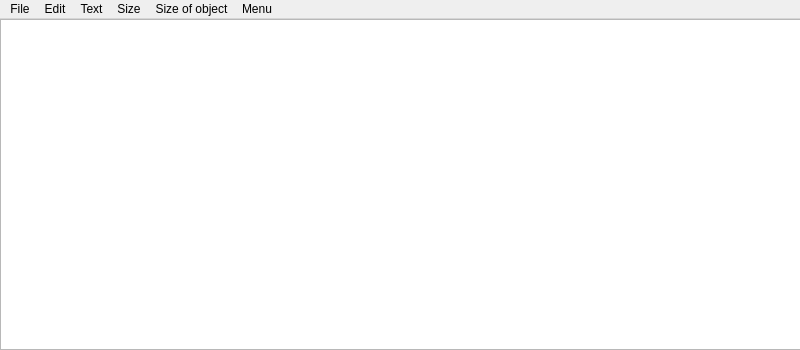
<?xml version="1.0" encoding="UTF-8"?>
<ui version="4.0">
 <class>MainWindow</class>
 <widget class="QMainWindow" name="MainWindow">
  <property name="geometry">
   <rect>
    <x>0</x>
    <y>0</y>
    <width>800</width>
    <height>350</height>
   </rect>
  </property>
  <property name="windowTitle">
   <string>MainWindow</string>
  </property>
  <property name="styleSheet">
   <string notr="true">text-colour:rgb(0, 0, 0)</string>
  </property>
  <widget class="QWidget" name="centralwidget">
   <widget class="QLabel" name="label">
    <property name="geometry">
     <rect>
      <x>200</x>
      <y>270</y>
      <width>451</width>
      <height>171</height>
     </rect>
    </property>
    <property name="text">
     <string/>
    </property>
   </widget>
   <widget class="QTextEdit" name="textEdit">
    <property name="geometry">
     <rect>
      <x>0</x>
      <y>0</y>
      <width>811</width>
      <height>331</height>
     </rect>
    </property>
    <property name="font">
     <font>
      <family>PT Mono</family>
      <pointsize>30</pointsize>
     </font>
    </property>
    <property name="contextMenuPolicy">
     <enum>Qt::ActionsContextMenu</enum>
    </property>
   </widget>
  </widget>
  <widget class="QMenuBar" name="menubar">
   <property name="geometry">
    <rect>
     <x>0</x>
     <y>0</y>
     <width>800</width>
     <height>22</height>
    </rect>
   </property>
   <widget class="QMenu" name="menuFile">
    <property name="title">
     <string>File</string>
    </property>
    <addaction name="actionSave"/>
    <addaction name="actionOpen"/>
    <addaction name="actionNew"/>
    <addaction name="separator"/>
    <addaction name="actionExit"/>
    <addaction name="separator"/>
    <addaction name="actionPaste_photo"/>
   </widget>
   <widget class="QMenu" name="menuEdit">
    <property name="title">
     <string>Edit</string>
    </property>
    <addaction name="actionCopy"/>
    <addaction name="actionCut"/>
    <addaction name="actionPaste"/>
    <addaction name="separator"/>
    <addaction name="actionUndo"/>
   </widget>
   <widget class="QMenu" name="menutext">
    <property name="title">
     <string>Text</string>
    </property>
    <widget class="QMenu" name="menuColour">
     <property name="title">
      <string>Colour</string>
     </property>
     <addaction name="actionRed"/>
     <addaction name="actionGreen"/>
     <addaction name="actionBlue"/>
     <addaction name="actionYellow"/>
     <addaction name="actionWhite"/>
    </widget>
    <widget class="QMenu" name="menuStyle">
     <property name="title">
      <string>Style</string>
     </property>
     <addaction name="actionBold_2"/>
     <addaction name="actionCursive_2"/>
     <addaction name="actionNormal"/>
    </widget>
    <widget class="QMenu" name="menuFont">
     <property name="title">
      <string>Font</string>
     </property>
     <addaction name="actionTimes_New_Roman"/>
     <addaction name="actionHelvetica"/>
    </widget>
    <addaction name="menuStyle"/>
    <addaction name="separator"/>
    <addaction name="menuColour"/>
    <addaction name="separator"/>
    <addaction name="menuFont"/>
   </widget>
   <widget class="QMenu" name="menughjk">
    <property name="title">
     <string>Size</string>
    </property>
    <addaction name="action12"/>
    <addaction name="action14"/>
    <addaction name="action18"/>
    <addaction name="action20"/>
    <addaction name="action22"/>
    <addaction name="action24"/>
    <addaction name="action26"/>
    <addaction name="action30"/>
   </widget>
   <widget class="QMenu" name="menuSize_of_object">
    <property name="title">
     <string>Size of object</string>
    </property>
    <addaction name="actionOriginal_size"/>
    <addaction name="separator"/>
    <addaction name="actionBigger"/>
    <addaction name="actionSmaller"/>
   </widget>
   <widget class="QMenu" name="menuMenu">
    <property name="title">
     <string>Menu</string>
    </property>
    <addaction name="actionLast_word"/>
   </widget>
   <addaction name="menuFile"/>
   <addaction name="menuEdit"/>
   <addaction name="menutext"/>
   <addaction name="menughjk"/>
   <addaction name="menuSize_of_object"/>
   <addaction name="menuMenu"/>
  </widget>
  <action name="actionSave">
   <property name="text">
    <string>Save</string>
   </property>
  </action>
  <action name="actionOpen">
   <property name="text">
    <string>Open</string>
   </property>
  </action>
  <action name="actionNew">
   <property name="text">
    <string>New</string>
   </property>
  </action>
  <action name="actionCopy">
   <property name="icon">
    <iconset resource="Resources.qrc">
     <normaloff>:/new/copy.png</normaloff>:/new/copy.png</iconset>
   </property>
   <property name="text">
    <string>Copy</string>
   </property>
   <property name="shortcut">
    <string>Ctrl+O</string>
   </property>
  </action>
  <action name="actionCut">
   <property name="icon">
    <iconset>
     <normaloff>pngtree-vector-cut-icon-png-image_322141.jpg</normaloff>
     <normalon>:/new/pngtree-vector-cut-icon-png-image_322141.jpg</normalon>pngtree-vector-cut-icon-png-image_322141.jpg</iconset>
   </property>
   <property name="text">
    <string>Cut</string>
   </property>
   <property name="shortcut">
    <string>Ctrl+Q</string>
   </property>
  </action>
  <action name="actionPaste">
   <property name="icon">
    <iconset resource="Resources.qrc">
     <normaloff>:/new/paste-47-1123495.png</normaloff>:/new/paste-47-1123495.png</iconset>
   </property>
   <property name="text">
    <string>Paste</string>
   </property>
   <property name="shortcut">
    <string>Ctrl+E</string>
   </property>
  </action>
  <action name="actionExit">
   <property name="text">
    <string>Eхit</string>
   </property>
  </action>
  <action name="actionUndo">
   <property name="text">
    <string>Undo</string>
   </property>
   <property name="shortcut">
    <string>Ctrl+W</string>
   </property>
  </action>
  <action name="actionyellow">
   <property name="text">
    <string>yellow</string>
   </property>
  </action>
  <action name="actionPaste_photo">
   <property name="icon">
    <iconset resource="Resources.qrc">
     <normaloff>:/new/paste-47-1123495.png</normaloff>:/new/paste-47-1123495.png</iconset>
   </property>
   <property name="text">
    <string>Paste object</string>
   </property>
  </action>
  <action name="action12">
   <property name="text">
    <string>12</string>
   </property>
  </action>
  <action name="action14">
   <property name="text">
    <string>14</string>
   </property>
  </action>
  <action name="action18">
   <property name="text">
    <string>18</string>
   </property>
  </action>
  <action name="action20">
   <property name="text">
    <string>20</string>
   </property>
  </action>
  <action name="action22">
   <property name="text">
    <string>22</string>
   </property>
  </action>
  <action name="action24">
   <property name="text">
    <string>24</string>
   </property>
  </action>
  <action name="action26">
   <property name="text">
    <string>26</string>
   </property>
  </action>
  <action name="action30">
   <property name="text">
    <string>40</string>
   </property>
  </action>
  <action name="actionColour">
   <property name="text">
    <string>Colour</string>
   </property>
  </action>
  <action name="actionRed">
   <property name="icon">
    <iconset resource="Resources.qrc">
     <normaloff>:/new/Downloads/IMG_8762.PNG</normaloff>:/new/Downloads/IMG_8762.PNG</iconset>
   </property>
   <property name="text">
    <string>Red</string>
   </property>
  </action>
  <action name="actionGreen">
   <property name="icon">
    <iconset resource="Resources.qrc">
     <normaloff>:/new/Downloads/IMG_8760.PNG</normaloff>:/new/Downloads/IMG_8760.PNG</iconset>
   </property>
   <property name="text">
    <string>Green</string>
   </property>
  </action>
  <action name="actionBlue">
   <property name="icon">
    <iconset resource="Resources.qrc">
     <normaloff>:/new/Downloads/IMG_8761.PNG</normaloff>:/new/Downloads/IMG_8761.PNG</iconset>
   </property>
   <property name="text">
    <string>Blue</string>
   </property>
  </action>
  <action name="actionYellow">
   <property name="icon">
    <iconset resource="Resources.qrc">
     <normaloff>:/new/Downloads/IMG_8763.PNG</normaloff>:/new/Downloads/IMG_8763.PNG</iconset>
   </property>
   <property name="text">
    <string>Yellow</string>
   </property>
  </action>
  <action name="actionWhite">
   <property name="icon">
    <iconset>
     <normalon>:/new/Downloads/IMG_8777.PNG</normalon>
    </iconset>
   </property>
   <property name="text">
    <string>White</string>
   </property>
  </action>
  <action name="actionBold_2">
   <property name="text">
    <string>Bold</string>
   </property>
   <property name="font">
    <font>
     <family>Helvetica</family>
     <weight>75</weight>
     <bold>true</bold>
    </font>
   </property>
  </action>
  <action name="actionOriginal_size">
   <property name="text">
    <string>Original size</string>
   </property>
  </action>
  <action name="actionCursive_2">
   <property name="text">
    <string>Cursive</string>
   </property>
   <property name="font">
    <font>
     <family>Helvetica</family>
     <italic>true</italic>
    </font>
   </property>
  </action>
  <action name="actionTimes_New_Roman">
   <property name="text">
    <string>Times New Roman</string>
   </property>
   <property name="font">
    <font>
     <family>Times</family>
     <pointsize>14</pointsize>
    </font>
   </property>
  </action>
  <action name="actionHelvetica">
   <property name="text">
    <string>Helvetica</string>
   </property>
   <property name="font">
    <font>
     <family>Helvetica</family>
    </font>
   </property>
  </action>
  <action name="actionBigger">
   <property name="text">
    <string>Bigger</string>
   </property>
  </action>
  <action name="actionSmaller">
   <property name="text">
    <string>Smaller</string>
   </property>
  </action>
  <action name="actionNormal">
   <property name="text">
    <string>Normal</string>
   </property>
  </action>
  <action name="actionLast_word">
   <property name="text">
    <string>Last word</string>
   </property>
  </action>
 </widget>
 <resources>
  <include location="Resources.qrc"/>
 </resources>
 <connections/>
</ui>
